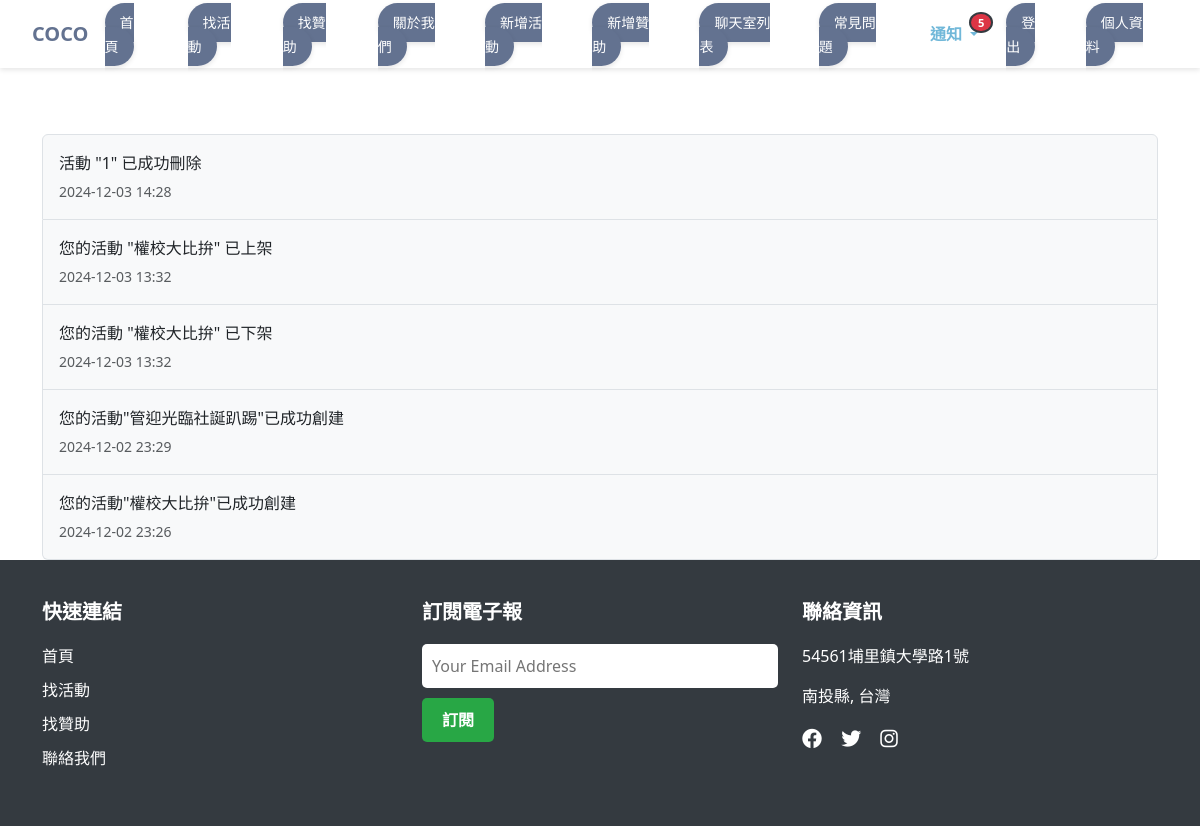
Before: /notifications/ (signed in) with the older database file.
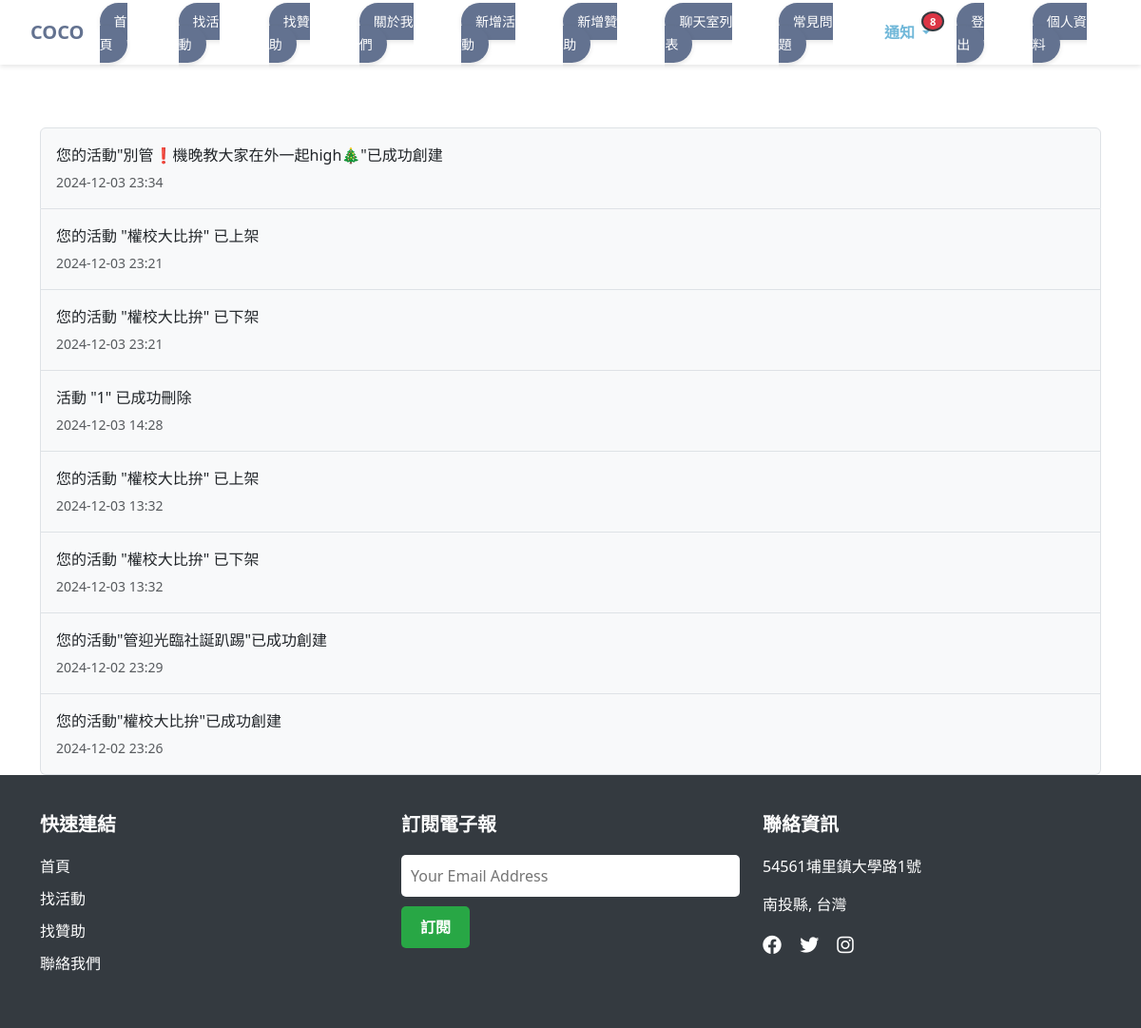
After: the same page with the newer database file.
### events/models.py (models this page shows, shortened)
class Notification(models.Model):
    user = models.ForeignKey(User, on_delete=models.CASCADE, related_name='notifications')
    activity = models.ForeignKey('Activitynew', on_delete=models.CASCADE, null=True, blank=True)
    sponsorship = models.ForeignKey('Sponsorshipnew', on_delete=models.CASCADE, null=True, blank=True)
    message = models.CharField(max_length=255)
    created_at = models.DateTimeField(auto_now_add=True)
    is_read = models.BooleanField(default=False)
    class Meta:
        ordering = ['-created_at']

### events/views.py (the view)
# urls.py: path('notifications/', views.notification_list, name='notification_list'),
@login_required
def notification_list(request):
    notifications = Notification.objects.filter(user=request.user).order_by('-created_at')
    return render(request, 'events/notification_list.html', {'notifications': notifications})

### events/context_processors.py (called while the page is built)
def notifications(request):
    if request.user.is_authenticated:
        notifications = Notification.objects.filter(user=request.user).order_by('-created_at')
        unread_count = notifications.filter(is_read=False).count()
        return {
            'notifications': notifications[:5],  # 只在這裡進行切片
            'unread_notifications_count': unread_count
        }
    return {}

### events/templates/events/notification_list.html
{% extends 'base.html' %}
{% block content %}
<div class="container mt-4">
    <h2 class="mb-4"> <br> </h2>
    {% if notifications %}
        <div class="list-group">
        {% for notification in notifications %}
            <div class="list-group-item d-flex justify-content-between align-items-center py-3 {% if not notification.is_read %}bg-light{% endif %}">
                <div>
                    <p class="mb-1">{{ notification.message }}</p>
                    <small class="text-muted">{{ notification.created_at|date:"Y-m-d H:i" }}</small>
                </div>
            </div>
        {% endfor %}
        </div>
    {% else %}
        <div class="alert alert-info text-center">目前沒有通知。</div>
    {% endif %}
</div>
{% endblock %}

### events/templates/base.html (shortened to what this page needs)
{% load django_bootstrap5 %}
{% load notification_tags %}
{% load static %}
<!DOCTYPE html>
<html lang="zh-Hant" data-bs-theme="auto">
<head>
    <link href="{% static 'css/styles.css' %}" rel="stylesheet">
    {% bootstrap_css %}
    <link rel="stylesheet" href="https://cdnjs.cloudflare.com/ajax/libs/font-awesome/6.0.0-beta3/css/all.min.css">
    <link rel="stylesheet" href="https://unpkg.com/leaflet@1.7.1/dist/leaflet.css" />
</head>
<body>
<header data-bs-theme="dark">
  <nav class="navbar navbar-expand-lg navbar-dark fixed-top custom-navbar">
    <div class="container-fluid">
      <a class="navbar-brand" href="{% url 'event_list' %}">COCO</a>
      <div
        class="offcanvas offcanvas-end"
        tabindex="-1"
        id="offcanvasNavbar"
        aria-labelledby="offcanvasNavbarLabel"
      >
        <div class="offcanvas-body">
          <ul class="navbar-nav justify-content-start flex-grow-1 pe-3">
            <li class="nav-item">
              <a class="nav-button" href="{% url 'event_list' %}">首頁</a>
            </li>
            <li class="nav-item">
              <a class="nav-button" href="{% url 'activitynew_list' %}">找活動</a>
            </li>
            <li class="nav-item">
              <a class="nav-button" href="{% url 'sponsorship_list' %}">找贊助</a>
            </li>
            <li class="nav-item">
              <a class="nav-button" href="{% url 'about_us' %}">關於我們</a>
            </li>
            <li class="nav-item">
              <a class="nav-button" href="{% url 'add_activity' %}">新增活動</a>
            </li>
            <li class="nav-item">
              <a class="nav-button" href="{% url 'add_sponsorship' %}">新增贊助</a>
            </li>
            <li class="nav-item">
              <a class="nav-button" href="{% url 'chatroom_list' %}">聊天室列表</a>
            </li>
            <li class="nav-item">
    <a class="nav-button" href="{% url 'qa' %}">常見問題</a>
</li>
          </ul>
          <ul class="navbar-nav ms-auto">
            <li class="nav-item dropdown">
              <a
                class="nav-link dropdown-toggle position-relative"
                href="#"
                id="navbarDropdownMenuLink"
                role="button"
                data-bs-toggle="dropdown"
                aria-expanded="false"
              >
                通知
                {% if unread_notifications_count > 0 %}
                <span class="badge bg-danger notification-badge">
                  {{ unread_notifications_count }}
                </span>
                {% endif %}
              </a>
            </li>
            {% if user.is_authenticated %}
            <li class="nav-item">
              <a href="{% url 'logout' %}" class="nav-button">登出</a>
            </li>
            <li class="nav-item">
              <a href="{% url 'profile' %}" class="nav-button">個人資料</a>
            </li>
            {% endif %}
          </ul>
        </div>
      </div>
    </div>
  </nav>
</header>
<main>
    {% block content %}
    {% endblock %}
</main>
<footer>
  <div class="container">
      <div class="row">
          <div class="col-md-4">
              <h5>快速連結</h5>
              <ul>
                  <li><a href="{% url 'event_list' %}">首頁</a></li>
                  <li><a href="{% url 'activitynew_list' %}">找活動</a></li>
                  <li><a href="{% url 'sponsorship_list' %}">找贊助</a></li>
                  <li><a href="#">聯絡我們</a></li>
              </ul>
          </div>
          <div class="col-md-4">
              <h5>訂閱電子報</h5>
              <div class="newsletter">
                  <input type="email" placeholder="Your Email Address">
                  <button>訂閱</button>
              </div>
          </div>
          <div class="col-md-4">
              <h5>聯絡資訊</h5>
              <p>54561埔里鎮大學路1號</p>
              <p>南投縣, 台灣</p>
              <div class="social-icons">
                  <a href="#"><i class="fab fa-facebook"></i></a>
                  <a href="#"><i class="fab fa-twitter"></i></a>
                  <a href="#"><i class="fab fa-instagram"></i></a>
              </div>
          </div>
      </div>
  </div>
</footer>
</body>
</html>

### events/static/css/styles.css (style rules this page uses)
body { padding-top: 3rem; padding-bottom: 3rem; color: rgb(var(--bs-tertiary-color-rgb)); }
.custom-navbar { background-color: rgba(0, 0, 0, 0.4); }

### events/templates/base.html (style rules this page uses)
.navbar-brand { color: #637290 !important; font-weight: bold; text-transform: uppercase; }
.custom-navbar { background: rgba(255, 255, 255, 0.8); box-shadow: 0 2px 5px rgba(0, 0, 0, 0.1); padding: 10px 20px; }
.nav-button { background-color: #637290; border: none; color: white; border-radius: 25px; padding: 10px 20px; font-size: 14px; font-weight: 500; text-decoration: none; cursor: pointer; transition: all 0.3s ease; box-shadow: 0 2px 5px rgba(0, 0, 0, 0.1); margin: 10px 15px 10px 0; }
.navbar-nav .nav-link { font-weight: 500; color: white !important; transition: color 0.3s ease; }
@media (min-width: 1200px) { .navbar-nav { flex-direction: row; align-items: center; gap: 20px; } }
@media (min-width: 1200px) { .nav-item { display: inline-block; } }
@media (min-width: 1200px) { .nav-button { padding: 10px 15px; border-radius: 25px; background-color: #637290; color: white; text-decoration: none; font-size: 14px; font-weight: 500; transition: background-color 0.3s, transform 0.3s; } }
@media (min-width: 1200px) { .notification-badge { margin-left: 5px; } }
.nav-item.dropdown > .nav-link { color: #71b8d9 !important; font-weight: bold; transition: all 0.3s ease; }
.notification-badge { position: absolute; top: 0; right: -5px; font-size: 0.7rem; padding: 0.25em 0.6em; border-radius: 50%; box-shadow: 0 0 0 2px #343a40; animation: pulse 2s infinite; }
html, body { height: 100%; margin: 0; display: flex; flex-direction: column; }
main { flex: 1; }
footer { background-color: #343a40; color: white; padding: 40px 0; margin-top: auto; }
footer { background-color: #343a40; color: white; padding: 40px 0; }
footer h5 { font-weight: bold; text-transform: uppercase; margin-bottom: 20px; }
footer ul { list-style: none; padding: 0; }
footer ul li { margin-bottom: 10px; }
footer ul li a { color: white; text-decoration: none; }
.newsletter input[type="email"] { width: 100%; padding: 10px; margin-bottom: 10px; border: none; border-radius: 5px; }
.newsletter button { background-color: #28a745; color: white; border: none; padding: 10px 20px; border-radius: 5px; text-transform: uppercase; font-weight: bold; cursor: pointer; }
.social-icons a { margin-right: 15px; color: white; font-size: 20px; }

Changed rows visible on the page:
added Notification: message "您的活動\"別管❗️機晚教大家在外一起high🎄\"已成功創建", created_at "2024-12-03 23:34"
added Notification: message "您的活動 \"權校大比拚\" 已上架", created_at "2024-12-03 23:21"
added Notification: message "您的活動 \"權校大比拚\" 已下架", created_at "2024-12-03 23:21"
Other visible differences:
{{ unread_notifications_count }}: "5" → "8"
